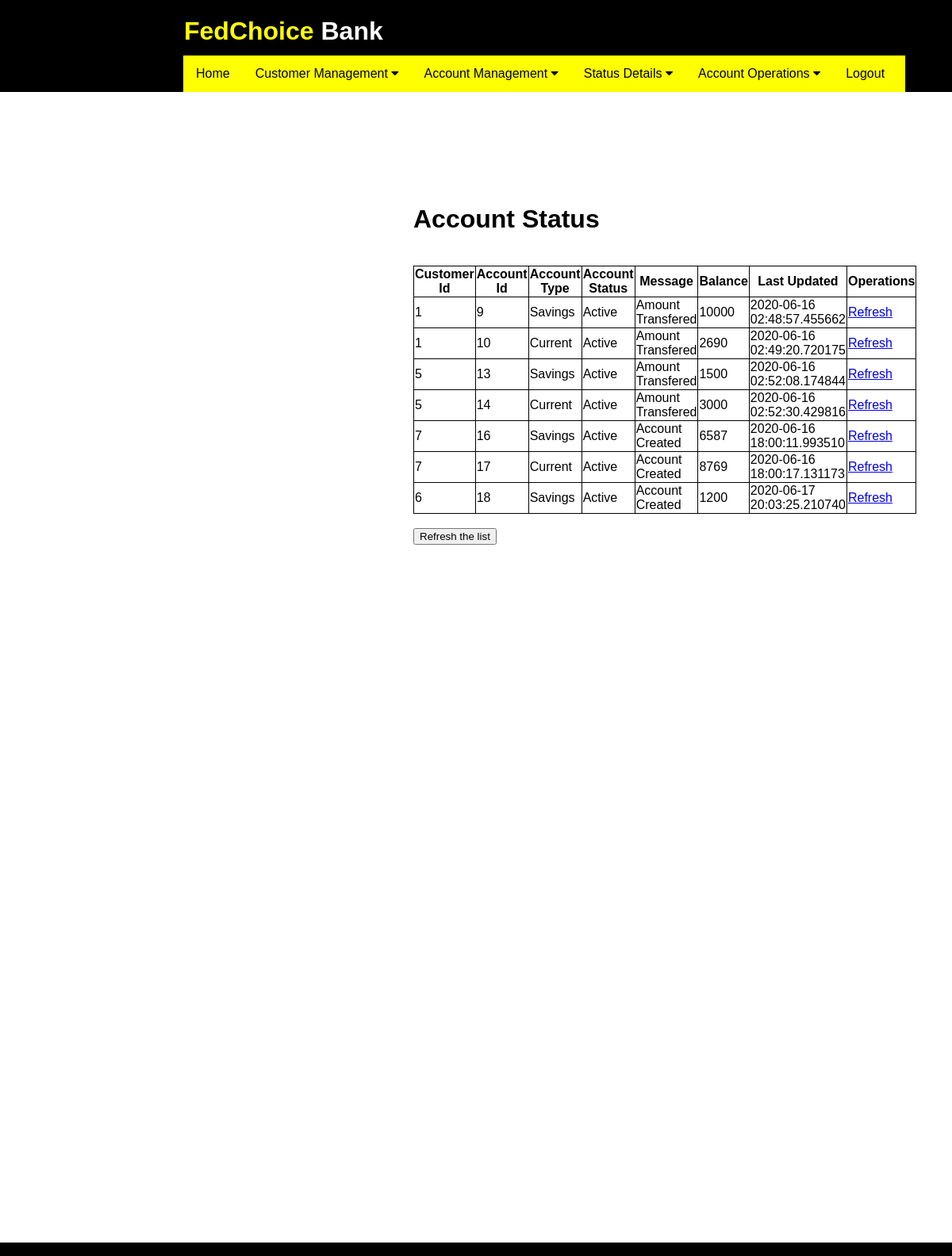
Screenshot of /account_status (signed in) with the database file from the repository.
### application/routes.py (models this page shows)
class Account(db.Model):
    id = db.Column(db.Integer, primary_key=True)
    cust_id = db.Column(db.Integer)
    acnt_type = db.Column(db.String(20))
    acnt_status = db.Column(db.String(20))
    bal = db.Column(db.Integer)
    acnt_msg =  db.Column(db.String(30))
    date = db.Column(db.DateTime, default=datetime.now)

### application/routes.py (the view)
@app.route('/account_status')
def account_status():
    if 'username' in session:
        accounts = Account.query.all()
        if not accounts:
            flash('No accounts exists in database')
            return redirect( url_for('account_status') )
        else:
            return render_template('account_status.html', accounts = accounts)
    else:
        flash('You are logged out. Please login again')
        return redirect( url_for('login') )
    return render_template('account_status.html')

### application/templates/account_status.html (shortened to what this page needs)
{% extends "layout.html" %}
{% block content %}
<div class="form">
    <h1>Account Status</h1><br>
    <table>
        <tr>
            <th>Customer Id</th>
            <th>Account Id</th>
            <th>Account Type</th>
            <th>Account Status</th>
            <th>Message</th>
            <th>Balance</th>
            <th>Last Updated</th>
            <th>Operations</th>
        </tr>
        {% for account in accounts %}
        <tr>
            <td> {{ account.cust_id }} </td>
            <td> {{ account.id }} </td>
            <td> {{ account.acnt_type }} </td>
            <td> {{ account.acnt_status }} </td>
            <td> {{ account.acnt_msg }} </td>
            <td> {{ account.bal }}</td>
            <td> {{ account.date }} </td>
            <td> <a href="{{ url_for('account_status') }}">Refresh</a> </td>
        </tr>
        {% endfor %}
    </table>
    <br>
    <form action="{{ url_for('account_status') }}">
    <button type="submit" value="Refresh the list">Refresh the list</button>
    </form>
</div>
{% endblock %}

### application/templates/layout.html (shortened to what this page needs)
<!DOCTYPE html>
<html>
<head>
    <link rel="stylesheet" href="https://cdnjs.cloudflare.com/ajax/libs/font-awesome/4.7.0/css/font-awesome.min.css">
    <link rel="stylesheet" href="{{ url_for('static', filename='css/main.css') }}">
</head>
<body>
    {% include "includes/header.html" %}
    {% block content %} {% endblock %}
    {% include "includes/footer.html" %}
</body>
</html>

### application/templates/includes/header.html (shortened to what this page needs)
<header>
    <div class="heading">
        <h1 id="logo" style="color: yellow; display: inline-flex;">FedChoice&nbsp;
            <div style="color: white; display: inline-flex;">Bank</div>
        </h1>
    </div>
    <div class="links">
        <nav class="navbar">
            <div class="home"><a href="{{ url_for('home') }}">Home</a></div>
            <div class="dropdown">
                <button class="dropbtn">Customer Management
                    <i class="fa fa-caret-down"></i>
                </button>
            </div>
            <div class="dropdown">
                <button class="dropbtn">Account Management
                    <i class="fa fa-caret-down"></i>
                </button>
            </div>
            <div class="dropdown">
                <button class="dropbtn">Status Details
                    <i class="fa fa-caret-down"></i>
                </button>
            </div>
            <div class="dropdown">
                <button class="dropbtn">Account Operations
                    <i class="fa fa-caret-down"></i>
                </button>
            </div>
            <div class="logout"><a href="{{ url_for('logout') }}">Logout</a></div>
        </nav>
    </div>
</header>

### application/templates/includes/footer.html (shortened to what this page needs)
    <div class="footer">
        <div class="space-around" >
        <div  class="footercontent1">
        </div>
            <div class="footercontent2">
            </div>
            <div class="footercontent3">
            </div>
        </div>
    </div>

### application/static/css/main.css (style rules this page uses)
header { background-color: black; height: 116px; position: absolute; top: 0; left: 0; width: 100%; }
html { overflow-y: scroll; overflow-x: hidden; }
body { font-family: Arial, Helvetica, sans-serif; height: 100%; display: flex; flex-direction: column; }
#logo { color: yellow; display: inline-flex; position: absolute; left: 232px; }
.navbar { overflow: hidden; background-color: rgb(255, 255, 0); }
.navbar a { float: left; font-size: 16px; color: black; text-align: center; padding: 14px 16px; text-decoration: none; }
.dropdown { float: left; overflow: hidden; }
.dropdown .dropbtn { font-size: 16px; border: none; outline: none; color: black; padding: 14px 16px; background-color: inherit; font-family: inherit; margin: 0; }
.links { width: 910px; position: absolute; left: 231px; top: 70px; }
.form { position: absolute; left: 521px; top: 237px; width: 428px; height: 387px; }
table, th, td { border: 1px solid black; border-collapse: collapse; }
.footer { position: absolute; left: 0px; bottom: -196px; width: 100%; background-color: black; color: blanchedalmond; text-align: center; }
.space-around { display: flex; justify-content: space-around; padding: 10px; }
.footercontent1 { flex-basis: 40%; text-align: start; }
.footercontent2 { flex-basis: 20%; text-align: start; }
.footercontent3 { flex-basis: 30%; text-align: start; }

### rows the page displays
Account: cust_id "1", id "9", acnt_type "Savings", acnt_status "Active", acnt_msg "Amount Transfered", bal "10000", date "2020-06-16 02:48:57.455662"
Account: cust_id "1", id "10", acnt_type "Current", acnt_status "Active", acnt_msg "Amount Transfered", bal "2690", date "2020-06-16 02:49:20.720175"
Account: cust_id "5", id "13", acnt_type "Savings", acnt_status "Active", acnt_msg "Amount Transfered", bal "1500", date "2020-06-16 02:52:08.174844"
Account: cust_id "5", id "14", acnt_type "Current", acnt_status "Active", acnt_msg "Amount Transfered", bal "3000", date "2020-06-16 02:52:30.429816"
Account: cust_id "7", id "16", acnt_type "Savings", acnt_status "Active", acnt_msg "Account Created", bal "6587", date "2020-06-16 18:00:11.993510"
Account: cust_id "7", id "17", acnt_type "Current", acnt_status "Active", acnt_msg "Account Created", bal "8769", date "2020-06-16 18:00:17.131173"
Account: cust_id "6", id "18", acnt_type "Savings", acnt_status "Active", acnt_msg "Account Created", bal "1200", date "2020-06-17 20:03:25.210740"
